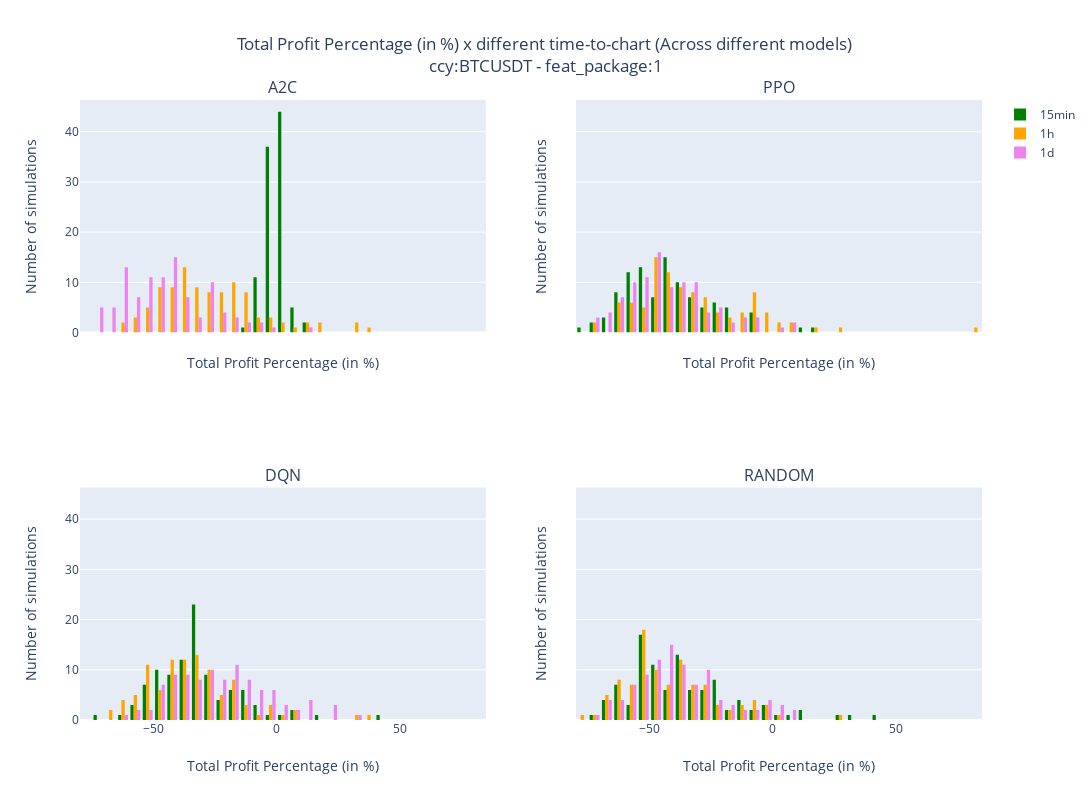

Notebook cell for this chart:
### Code cell
fig_output = get_histogramplot_total_profit_diff_time_to_chart(df_sim_results, list_feat[0])
